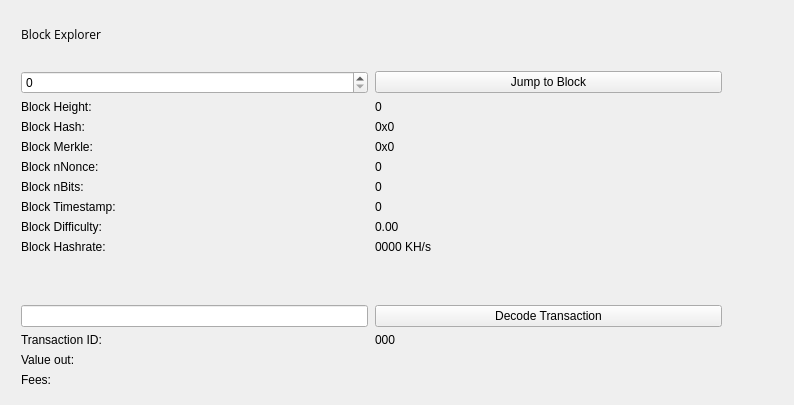
<?xml version="1.0" encoding="UTF-8"?>
<ui version="4.0">
 <class>BlockBrowser</class>
 <widget class="QWidget" name="BlockBrowser">
  <property name="windowModality">
   <enum>Qt::NonModal</enum>
  </property>
  <property name="enabled">
   <bool>true</bool>
  </property>
  <property name="geometry">
   <rect>
    <x>0</x>
    <y>0</y>
    <width>794</width>
    <height>405</height>
   </rect>
  </property>
  <property name="sizePolicy">
   <sizepolicy hsizetype="Preferred" vsizetype="Preferred">
    <horstretch>0</horstretch>
    <verstretch>0</verstretch>
   </sizepolicy>
  </property>
  <property name="minimumSize">
   <size>
    <width>0</width>
    <height>0</height>
   </size>
  </property>
  <property name="acceptDrops">
   <bool>false</bool>
  </property>
  <property name="windowTitle">
   <string>Block Browser</string>
  </property>
  <layout class="QGridLayout">
   <property name="sizeConstraint">
    <enum>QLayout::SetMaximumSize</enum>
   </property>
   <property name="leftMargin">
    <number>21</number>
   </property>
   <property name="topMargin">
    <number>21</number>
   </property>
   <property name="rightMargin">
    <number>10</number>
   </property>
   <item row="1" column="0">
    <widget class="QWidget" name="widget" native="true">
     <widget class="QWidget" name="layoutWidget">
      <property name="geometry">
       <rect>
        <x>0</x>
        <y>0</y>
        <width>699</width>
        <height>27</height>
       </rect>
      </property>
      <layout class="QHBoxLayout" name="horizontalLayout_4">
       <property name="spacing">
        <number>7</number>
       </property>
       <item>
        <widget class="QLabel" name="label_5">
         <property name="font">
          <font>
           <family>Open Sans,sans-serif</family>
          </font>
         </property>
         <property name="text">
          <string>Block Explorer</string>
         </property>
        </widget>
       </item>
       <item>
        <spacer name="horizontalSpacer_2">
         <property name="orientation">
          <enum>Qt::Horizontal</enum>
         </property>
         <property name="sizeHint" stdset="0">
          <size>
           <width>40</width>
           <height>20</height>
          </size>
         </property>
        </spacer>
       </item>
      </layout>
     </widget>
     <widget class="QWidget" name="layoutWidget_2">
      <property name="geometry">
       <rect>
        <x>0</x>
        <y>50</y>
        <width>701</width>
        <height>400</height>
       </rect>
      </property>
      <layout class="QGridLayout" name="gridLayout_3" rowstretch="0,0,0,0,0,0,0,0,0,0,0,0,0,0,0,0,0,0,0" columnstretch="0,0">
       <property name="sizeConstraint">
        <enum>QLayout::SetDefaultConstraint</enum>
       </property>
       <property name="horizontalSpacing">
        <number>7</number>
       </property>
       <item row="18" column="0">
        <spacer name="verticalSpacer">
         <property name="orientation">
          <enum>Qt::Vertical</enum>
         </property>
         <property name="sizeHint" stdset="0">
          <size>
           <width>20</width>
           <height>40</height>
          </size>
         </property>
        </spacer>
       </item>
       <item row="12" column="1">
        <widget class="QPushButton" name="txButton">
         <property name="text">
          <string>Decode Transaction</string>
         </property>
        </widget>
       </item>
       <item row="17" column="0">
        <widget class="QLabel" name="inputLabel">
         <property name="text">
          <string>Inputs:</string>
         </property>
         <property name="alignment">
          <set>Qt::AlignLeading|Qt::AlignLeft|Qt::AlignTop</set>
         </property>
        </widget>
       </item>
       <item row="10" column="1">
        <widget class="QLabel" name="pawBox">
         <property name="text">
          <string>0000 KH/s</string>
         </property>
         <property name="textInteractionFlags">
          <set>Qt::LinksAccessibleByMouse|Qt::TextSelectableByMouse</set>
         </property>
        </widget>
       </item>
       <item row="14" column="0">
        <widget class="QLabel" name="valueLabel">
         <property name="text">
          <string>Value out:</string>
         </property>
        </widget>
       </item>
       <item row="13" column="0">
        <widget class="QLabel" name="txLabel">
         <property name="text">
          <string>Transaction ID:</string>
         </property>
        </widget>
       </item>
       <item row="9" column="1">
        <widget class="QLabel" name="hardBox">
         <property name="text">
          <string>0.00</string>
         </property>
         <property name="textInteractionFlags">
          <set>Qt::LinksAccessibleByMouse|Qt::TextSelectableByMouse</set>
         </property>
        </widget>
       </item>
       <item row="13" column="1">
        <widget class="QLabel" name="txID">
         <property name="text">
          <string>000</string>
         </property>
         <property name="textInteractionFlags">
          <set>Qt::LinksAccessibleByMouse|Qt::TextSelectableByMouse</set>
         </property>
        </widget>
       </item>
       <item row="17" column="1">
        <widget class="QLabel" name="inputBox">
         <property name="text">
          <string/>
         </property>
         <property name="alignment">
          <set>Qt::AlignLeading|Qt::AlignLeft|Qt::AlignTop</set>
         </property>
         <property name="textInteractionFlags">
          <set>Qt::LinksAccessibleByMouse|Qt::TextSelectableByMouse</set>
         </property>
        </widget>
       </item>
       <item row="14" column="1">
        <widget class="QLabel" name="valueBox">
         <property name="text">
          <string/>
         </property>
         <property name="textInteractionFlags">
          <set>Qt::LinksAccessibleByMouse|Qt::TextSelectableByMouse</set>
         </property>
        </widget>
       </item>
       <item row="9" column="0">
        <widget class="QLabel" name="hardLabel">
         <property name="text">
          <string>Block Difficulty:</string>
         </property>
        </widget>
       </item>
       <item row="1" column="0">
        <widget class="QSpinBox" name="heightBox">
         <property name="sizePolicy">
          <sizepolicy hsizetype="Preferred" vsizetype="Fixed">
           <horstretch>0</horstretch>
           <verstretch>0</verstretch>
          </sizepolicy>
         </property>
         <property name="maximum">
          <number>99999999</number>
         </property>
        </widget>
       </item>
       <item row="3" column="0">
        <widget class="QLabel" name="heightLabel_2">
         <property name="text">
          <string>Block Height:</string>
         </property>
        </widget>
       </item>
       <item row="8" column="1">
        <widget class="QLabel" name="timeBox">
         <property name="text">
          <string>0</string>
         </property>
         <property name="textInteractionFlags">
          <set>Qt::LinksAccessibleByMouse|Qt::TextSelectableByMouse</set>
         </property>
        </widget>
       </item>
       <item row="1" column="1">
        <widget class="QPushButton" name="blockButton">
         <property name="text">
          <string>Jump to Block</string>
         </property>
        </widget>
       </item>
       <item row="5" column="0">
        <widget class="QLabel" name="merkleLabel">
         <property name="text">
          <string>Block Merkle:</string>
         </property>
        </widget>
       </item>
       <item row="4" column="0">
        <widget class="QLabel" name="hashLabel">
         <property name="text">
          <string>Block Hash:</string>
         </property>
        </widget>
       </item>
       <item row="15" column="1">
        <widget class="QLabel" name="feesBox">
         <property name="text">
          <string/>
         </property>
         <property name="textInteractionFlags">
          <set>Qt::LinksAccessibleByMouse|Qt::TextSelectableByMouse</set>
         </property>
        </widget>
       </item>
       <item row="10" column="0">
        <widget class="QLabel" name="pawLabel">
         <property name="text">
          <string>Block Hashrate:</string>
         </property>
        </widget>
       </item>
       <item row="3" column="1">
        <widget class="QLabel" name="heightLabel">
         <property name="text">
          <string>0</string>
         </property>
         <property name="textInteractionFlags">
          <set>Qt::LinksAccessibleByMouse|Qt::TextSelectableByMouse</set>
         </property>
        </widget>
       </item>
       <item row="15" column="0">
        <widget class="QLabel" name="feesLabel">
         <property name="text">
          <string>Fees:</string>
         </property>
        </widget>
       </item>
       <item row="7" column="0">
        <widget class="QLabel" name="bitsLabel">
         <property name="text">
          <string>Block nBits:</string>
         </property>
        </widget>
       </item>
       <item row="7" column="1">
        <widget class="QLabel" name="bitsBox">
         <property name="text">
          <string>0</string>
         </property>
         <property name="textInteractionFlags">
          <set>Qt::LinksAccessibleByMouse|Qt::TextSelectableByMouse</set>
         </property>
        </widget>
       </item>
       <item row="5" column="1">
        <widget class="QLabel" name="merkleBox">
         <property name="minimumSize">
          <size>
           <width>187</width>
           <height>0</height>
          </size>
         </property>
         <property name="text">
          <string>0x0</string>
         </property>
	         <property name="textInteractionFlags">
          <set>Qt::LinksAccessibleByMouse|Qt::TextSelectableByMouse</set>
         </property>
        </widget>
       </item>
       <item row="16" column="0">
        <widget class="QLabel" name="outputLabel">
         <property name="text">
          <string>Outputs:</string>
         </property>
         <property name="alignment">
          <set>Qt::AlignLeading|Qt::AlignLeft|Qt::AlignTop</set>
         </property>
        </widget>
       </item>
       <item row="16" column="1">
        <widget class="QLabel" name="outputBox">
         <property name="text">
          <string/>
         </property>
         <property name="alignment">
          <set>Qt::AlignLeading|Qt::AlignLeft|Qt::AlignTop</set>
         </property>
         <property name="textInteractionFlags">
          <set>Qt::LinksAccessibleByMouse|Qt::TextSelectableByMouse</set>
         </property>
        </widget>
       </item>
       <item row="6" column="0">
        <widget class="QLabel" name="nonceLabel">
         <property name="text">
          <string>Block nNonce:</string>
         </property>
        </widget>
       </item>
       <item row="6" column="1">
        <widget class="QLabel" name="nonceBox">
         <property name="text">
          <string>0</string>
         </property>
         <property name="textInteractionFlags">
          <set>Qt::LinksAccessibleByMouse|Qt::TextSelectableByMouse</set>
         </property>
        </widget>
       </item>
       <item row="8" column="0">
        <widget class="QLabel" name="timeLabel">
         <property name="text">
          <string>Block Timestamp:</string>
         </property>
        </widget>
       </item>
       <item row="4" column="1">
        <widget class="QLabel" name="hashBox">
         <property name="enabled">
          <bool>true</bool>
         </property>
         <property name="sizePolicy">
          <sizepolicy hsizetype="Preferred" vsizetype="Preferred">
           <horstretch>0</horstretch>
           <verstretch>0</verstretch>
          </sizepolicy>
         </property>
         <property name="minimumSize">
          <size>
           <width>0</width>
           <height>0</height>
          </size>
         </property>
         <property name="text">
          <string>0x0</string>
         </property>
         <property name="textInteractionFlags">
          <set>Qt::LinksAccessibleByMouse|Qt::TextSelectableByMouse</set>
         </property>
        </widget>
       </item>
       <item row="12" column="0">
        <widget class="QLineEdit" name="txBox">
         <property name="sizePolicy">
          <sizepolicy hsizetype="Preferred" vsizetype="Fixed">
           <horstretch>0</horstretch>
           <verstretch>0</verstretch>
          </sizepolicy>
         </property>
         <property name="inputMask">
          <string comment="Transaction id" extracomment="Transaction id"/>
         </property>
         <property name="placeholderText">
          <string comment="Transaction ID" extracomment="Transaction ID"/>
         </property>
        </widget>
       </item>
       <item row="11" column="0">
        <spacer name="verticalSpacer_2">
         <property name="orientation">
          <enum>Qt::Vertical</enum>
         </property>
         <property name="sizeHint" stdset="0">
          <size>
           <width>20</width>
           <height>20</height>
          </size>
         </property>
        </spacer>
       </item>
      </layout>
     </widget>
     <widget class="QPushButton" name="closeButton">
      <property name="geometry">
       <rect>
        <x>0</x>
        <y>450</y>
        <width>75</width>
        <height>23</height>
       </rect>
      </property>
      <property name="text">
       <string>Close</string>
      </property>
     </widget>
    </widget>
   </item>
  </layout>
 </widget>
 <resources/>
 <connections/>
</ui>
